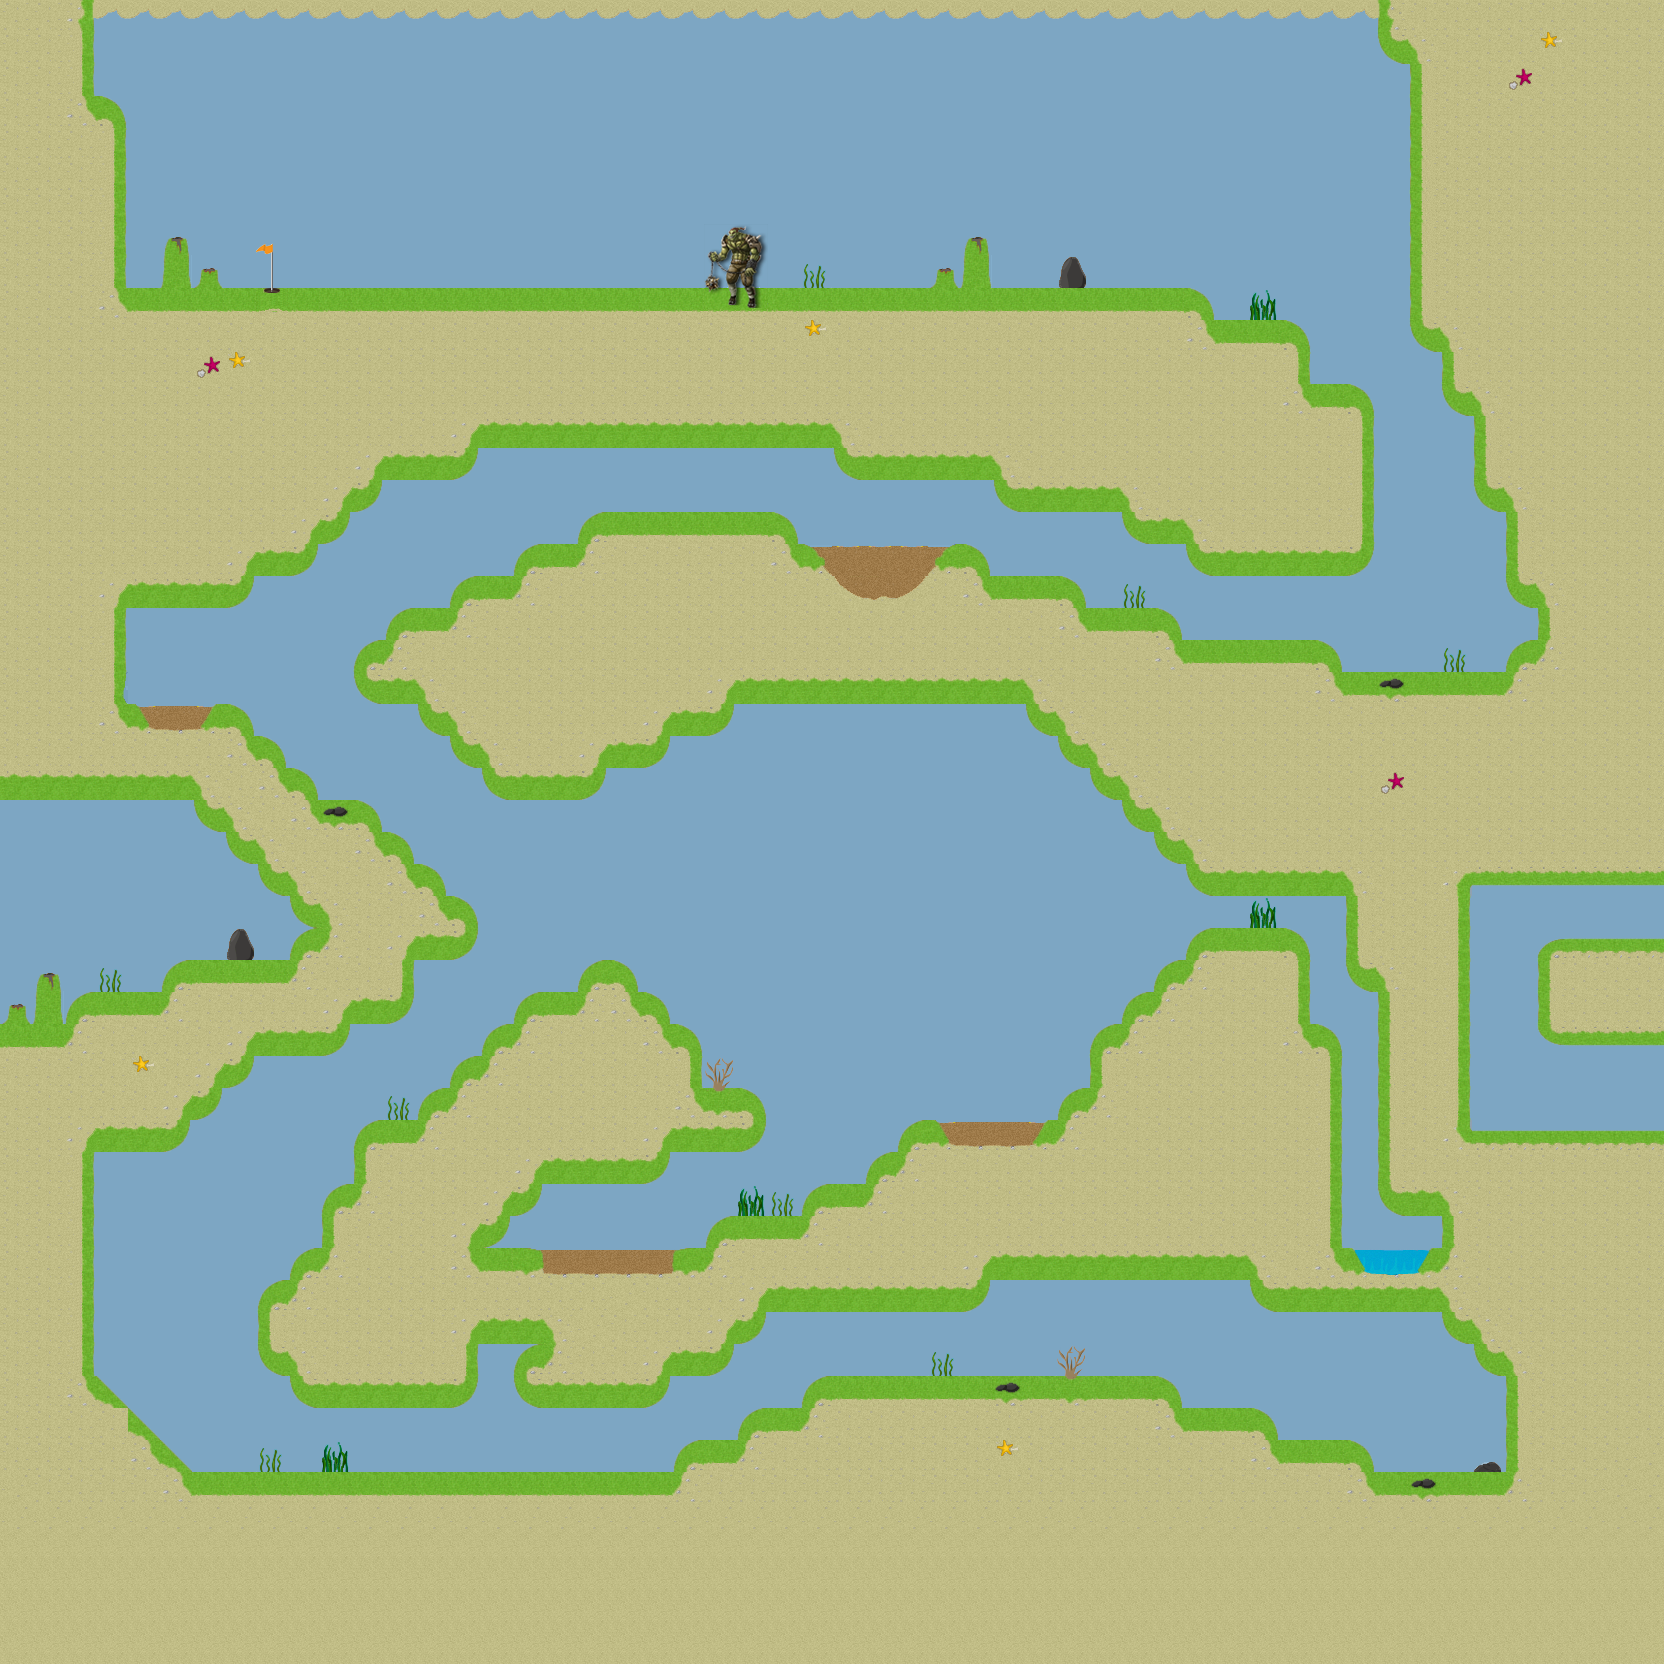

This game map was drawn from its Tiled (.tmx) file and the tilesets committed beside it. A one-line description and the trimmed map source follow:
An orthogonal 52x52 tile map with 32x32 px tiles, 1 tile layer (Tile Layer 1).

<map version="1.0" orientation="orthogonal" renderorder="right-down" width="52" height="52" tilewidth="32" tileheight="32" nextobjectid="1">
 <properties>
  <property name="ball_destroying_indexes" value="8,71,72,73,74,75,102,103,104,105,121,122,123,124,125,126,127,128,129,130,131,132" />
  <property name="ball_start_position_x" value="45" />
  <property name="ball_start_position_y" value="7" />
  <property name="force_applying_indexes" value="10,13,25,28" />
  <property name="hole_index" value="55" />
  <property name="par" value="9" />
  <property name="slow_down_indexes" value="5,87,89,90,106,117" />
 </properties>
 <tileset firstgid="1" name="tiles" tilewidth="32" tileheight="32" spacing="2">
  <image source="../packer/level2.png" width="512" height="512" />
  <tile id="4">
   <properties>
    <property name="colision_sound" value="ash.mp3" />
    <property name="depth" value="0.2" />
    <property name="obstacle_file" value="5.png" />
   </properties>
  </tile>
  <tile id="7">
   <properties>
    <property name="colision_sound" value="magma_plum.mp3" />
    <property name="destroy_position_offset" value="0.2" />
    <property name="fall_velocity" value="-0.8" />
    <property name="obstacle_file" value="8.png" />
   </properties>
  </tile>
  <tile id="9">
   <properties>
    <property name="angle" value="62" />
    <property name="colision_sound" value="wind.mp3" />
    <property name="intensity" value="250" />
    <property name="range" value="3" />
    <property name="type" value="1" />
    <property name="x_first_arm_angle" value="0" />
    <property name="x_force_beggining" value="25" />
    <property name="y_first_arm_angle" value="18" />
    <property name="y_force_beggining" value="28" />
   </properties>
  </tile>
  <tile id="12">
   <properties>
    <property name="angle" value="45" />
    <property name="colision_sound" value="wind.mp3" />
    <property name="intensity" value="200" />
    <property name="range" value="2" />
    <property name="type" value="1" />
    <property name="x_first_arm_angle" value="2" />
    <property name="x_force_beggining" value="23" />
    <property name="y_first_arm_angle" value="17" />
    <property name="y_force_beggining" value="26" />
   </properties>
  </tile>
  <tile id="24">
   <properties>
    <property name="angle" value="62" />
    <property name="intensity" value="250" />
    <property name="range" value="3" />
    <property name="type" value="1" />
    <property name="x_first_arm_angle" value="0" />
    <property name="x_force_beggining" value="25" />
    <property name="y_first_arm_angle" value="18" />
    <property name="y_force_beggining" value="28" />
   </properties>
  </tile>
  <tile id="27">
   <properties>
    <property name="angle" value="40" />
    <property name="colision_sound" value="wind.mp3" />
    <property name="intensity" value="100" />
    <property name="range" value="3" />
    <property name="type" value="1" />
    <property name="x_first_arm_angle" value="32" />
    <property name="x_force_beggining" value="20" />
    <property name="y_first_arm_angle" value="8" />
    <property name="y_force_beggining" value="10" />
   </properties>
  </tile>
  <tile id="54">
   <properties>
    <property name="hole_file" value="55.png" />
   </properties>
  </tile>
  <tile id="70">
   <properties>
    <property name="destroy_position_offset" value="-1" />
    <property name="fall_velocity" value="-0.8" />
    <property name="obstacle_file" value="71.png" />
   </properties>
  </tile>
  <tile id="71">
   <properties>
    <property name="destroy_position_offset" value="-1" />
    <property name="fall_velocity" value="-0.8" />
    <property name="obstacle_file" value="72.png" />
   </properties>
  </tile>
  <tile id="72">
   <properties>
    <property name="destroy_position_offset" value="0.05" />
    <property name="fall_velocity" value="-0.8" />
    <property name="obstacle_file" value="73.png" />
   </properties>
  </tile>
  <tile id="73">
   <properties>
    <property name="destroy_position_offset" value="0.05" />
    <property name="fall_velocity" value="-0.8" />
    <property name="obstacle_file" value="74.png" />
   </properties>
  </tile>
  <tile id="74">
   <properties>
    <property name="destroy_position_offset" value="0.05" />
    <property name="fall_velocity" value="-0.8" />
    <property name="obstacle_file" value="75.png" />
   </properties>
  </tile>
  <tile id="86">
   <properties>
    <property name="colision_sound" value="ash.mp3" />
    <property name="depth" value="0.2" />
    <property name="obstacle_file" value="87.png" />
   </properties>
  </tile>
  <tile id="88">
   <properties>
    <property name="colision_sound" value="ash.mp3" />
    <property name="depth" value="0.2" />
    <property name="obstacle_file" value="89.png" />
   </properties>
  </tile>
  <tile id="89">
   <properties>
    <property name="colision_sound" value="ash.mp3" />
    <property name="depth" value="0.2" />
    <property name="obstacle_file" value="90.png" />
   </properties>
  </tile>
  <tile id="101">
   <properties>
    <property name="colision_sound" value="magma_plum.mp3" />
    <property name="destroy_position_offset" value="-1" />
    <property name="fall_velocity" value="-0.8" />
    <property name="obstacle_file" value="102.png" />
   </properties>
  </tile>
  <tile id="102">
   <properties>
    <property name="destroy_position_offset" value="-1" />
    <property name="fall_velocity" value="-0.8" />
    <property name="obstacle_file" value="103.png" />
   </properties>
  </tile>
  <tile id="103">
   <properties>
    <property name="colision_sound" value="magma_plum.mp3" />
    <property name="destroy_position_offset" value="0.2" />
    <property name="fall_velocity" value="-0.8" />
    <property name="obstacle_file" value="104.png" />
   </properties>
  </tile>
  <tile id="104">
   <properties>
    <property name="colision_sound" value="magma_plum.mp3" />
    <property name="destroy_position_offset" value="0.2" />
    <property name="fall_velocity" value="-0.8" />
    <property name="obstacle_file" value="105.png" />
   </properties>
  </tile>
  <tile id="105">
   <properties>
    <property name="colision_sound" value="ash.mp3" />
    <property name="depth" value="0.2" />
    <property name="obstacle_file" value="106.png" />
   </properties>
  </tile>
  <tile id="116">
   <properties>
    <property name="colision_sound" value="ash.mp3" />
    <property name="depth" value="0.2" />
    <property name="obstacle_file" value="117.png" />
   </properties>
  </tile>
  <tile id="120">
   <properties>
    <property name="colision_sound" value="magma_plum.mp3" />
    <property name="destroy_position_offset" value="-1" />
    <property name="fall_velocity" value="-0.8" />
    <property name="obstacle_file" value="118.png" />
   </properties>
  </tile>
  <tile id="121">
   <properties>
    <property name="destroy_position_offset" value="-1" />
    <property name="fall_velocity" value="-0.8" />
    <property name="obstacle_file" value="119.png" />
   </properties>
  </tile>
  <tile id="122">
   <properties>
    <property name="destroy_position_offset" value="-1" />
    <property name="fall_velocity" value="-0.8" />
    <property name="obstacle_file" value="120.png" />
   </properties>
  </tile>
  <tile id="123">
   <properties>
    <property name="destroy_position_offset" value="0.3" />
    <property name="fall_velocity" value="-0.8" />
    <property name="obstacle_file" value="121.png" />
   </properties>
  </tile>
  <tile id="124">
   <properties>
    <property name="destroy_position_offset" value="0.3" />
    <property name="fall_velocity" value="-0.8" />
    <property name="obstacle_file" value="122.png" />
   </properties>
  </tile>
  <tile id="125">
   <properties>
    <property name="destroy_position_offset" value="0.3" />
    <property name="fall_velocity" value="-0.8" />
    <property name="obstacle_file" value="123.png" />
   </properties>
  </tile>
  <tile id="126">
   <properties>
    <property name="destroy_position_offset" value="-1" />
    <property name="fall_velocity" value="-0.8" />
    <property name="obstacle_file" value="124.png" />
   </properties>
  </tile>
  <tile id="127">
   <properties>
    <property name="destroy_position_offset" value="0.3" />
    <property name="fall_velocity" value="-0.8" />
    <property name="obstacle_file" value="125.png" />
   </properties>
  </tile>
  <tile id="128">
   <properties>
    <property name="destroy_position_offset" value="0.3" />
    <property name="fall_velocity" value="-0.8" />
    <property name="obstacle_file" value="126.png" />
   </properties>
  </tile>
  <tile id="129">
   <properties>
    <property name="destroy_position_offset" value="0.3" />
    <property name="fall_velocity" value="-0.8" />
    <property name="obstacle_file" value="127.png" />
   </properties>
  </tile>
  <tile id="130">
   <properties>
    <property name="destroy_position_offset" value="-1" />
    <property name="fall_velocity" value="-0.8" />
    <property name="obstacle_file" value="128.png" />
   </properties>
  </tile>
  <tile id="131">
   <properties>
    <property name="colision_sound" value="magma_plum.mp3" />
    <property name="destroy_position_offset" value="-1" />
    <property name="fall_velocity" value="-0.8" />
    <property name="obstacle_file" value="129.png" />
   </properties>
  </tile>
 </tileset>
 <layer name="Tile Layer 1" width="52" height="52">
  <data>[2704 cells, 2704 non-empty, 62 distinct tile ids]</data>
 </layer>
</map>
